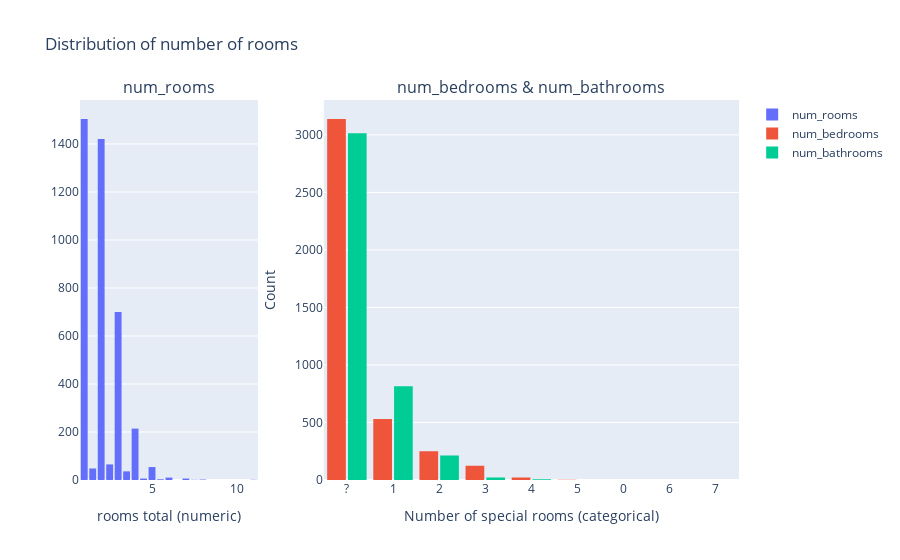

This figure's notebook cell:
### Code cell
fig = make_subplots(rows=1, cols=2, column_widths=[0.3, 0.7], subplot_titles=("num_rooms", "num_bedrooms & num_bathrooms"))
fig.layout.title.text = "Distribution of number of rooms"

# fig.add_trace(go.Box(x=df['num_rooms'], notched=True, showlegend = False, 
#                       name = ""       # hide name of the box
#                       ),row=1, col=1 ) 
# fig.update_xaxes(title_text="Number of rooms (numeric)", row=1, col=1)
# fig.update_yaxes(title_text="", row=1, col=1)

fig.add_trace( go.Histogram(x = df['num_rooms'],  name='num_rooms'),row=1, col=1)
fig.update_xaxes(categoryorder= 'total descending', title_text="rooms total (numeric)", row=1, col=1)

fig.add_trace( go.Histogram(x = df['num_bedrooms'],  name='num_bedrooms'),row=1, col=2)
fig.add_trace( go.Histogram(x = df['num_bathrooms'], name='num_bathrooms'),row=1, col=2)
fig.update_yaxes(title_text="Count", row=1, col=2)
fig.update_xaxes(categoryorder= 'total descending', title_text="Number of special rooms (categorical)", row=1, col=2)
fig.update_layout(barmode='group', bargap=0.1, bargroupgap=0.1)
fig.show()

### Figure 1 — Plotly figure (JSON) as saved in the notebook; plotly's stock layout.template omitted (floating-point values rounded to 4 significant figures; data arrays with more than 128 entries replaced by an {"elided": "..."} marker saying what was removed)
{"data": [{"name": "num_rooms", "type": "histogram", "x": {"elided": "4071 float values"}, "xaxis": "x", "yaxis": "y"}, {"name": "num_bedrooms", "type": "histogram", "x": {"elided": "4071 str values"}, "xaxis": "x2", "yaxis": "y2"}, {"name": "num_bathrooms", "type": "histogram", "x": {"elided": "4071 str values"}, "xaxis": "x2", "yaxis": "y2"}], "layout": {"annotations": [{"font": {"size": 16}, "showarrow": false, "text": "num_rooms", "x": 0.135, "xanchor": "center", "xref": "paper", "y": 1, "yanchor": "bottom", "yref": "paper"}, {"font": {"size": 16}, "showarrow": false, "text": "num_bedrooms & num_bathrooms", "x": 0.685, "xanchor": "center", "xref": "paper", "y": 1, "yanchor": "bottom", "yref": "paper"}], "bargap": 0.1, "bargroupgap": 0.1, "barmode": "group", "title": {"text": "Distribution of number of rooms"}, "xaxis": {"anchor": "y", "categoryorder": "total descending", "domain": [0, 0.27], "title": {"text": "rooms total (numeric)"}}, "xaxis2": {"anchor": "y2", "categoryorder": "total descending", "domain": [0.37, 1], "title": {"text": "Number of special rooms (categorical)"}}, "yaxis": {"anchor": "x", "domain": [0, 1]}, "yaxis2": {"anchor": "x2", "domain": [0, 1], "title": {"text": "Count"}}}}
